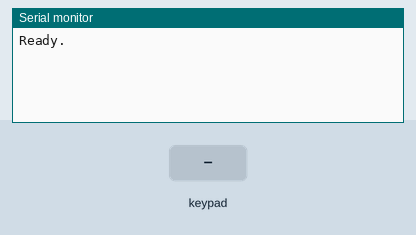
This sketch was run on a simulated ESP32. Parts: the last lines printed to the serial monitor. Inputs (shaded band) come from the test bench. Nothing arrives over Bluetooth unless stated.

Above: at 1.2 s.
1.3 s: key 'U' pressed
At 2.1 s:
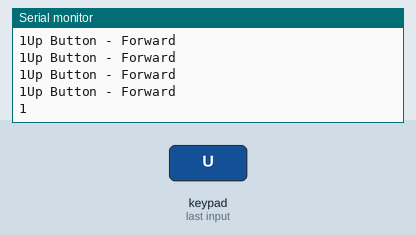
2.8 s: key 'D' pressed
At 2.93 s:
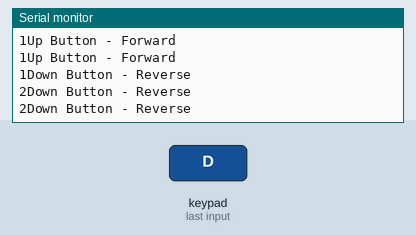

Measured:
- after the input at 1.3 s, the serial monitor: prints a new line at once (image 1)
- after the input at 2.8 s, the serial monitor: prints a new line at once (image 2)

The sketch:

RPi_ESP_test.ino
```cpp
#include <PS4Controller.h>

bool isReversing = false; // 後進中かどうかを示すフラグ
bool isForwarding = false; // 前進中かどうかを示すフラグ


void setup() {
  Serial.begin(57600);
  PS4.begin("08:B6:1F:ED:80:36");
  Serial.println("Ready.");
}

void loop() {

  // いつでもCrossボタンで停止
  if (PS4.Cross()){
    Serial.println("Cross Button - Stopping");
    Serial.write('0');
    isReversing = false; // 後進フラグをリセット
    isForwarding = false; // 前進フラグをリセット
    delay(100);
    return;
  }
  // Upボタンで正転（前進）
  if (PS4.Up()){
    Serial.println("Up Button - Forward");
    Serial.write('1');
    delay(100);
  }
  // Downボタンで逆転（後進）
  else if (PS4.Down()){
    Serial.println("Down Button - Reverse");
    Serial.write('2');
    delay(100);
  }
}
```
